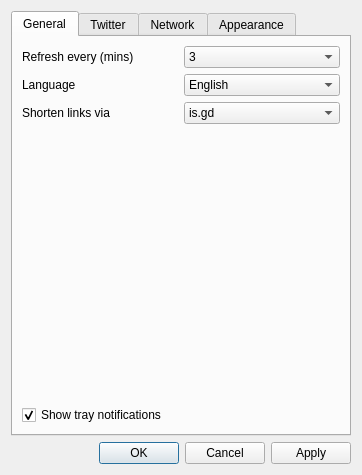
<?xml version="1.0" encoding="UTF-8"?>
<ui version="4.0">
 <class>Settings</class>
 <widget class="QDialog" name="Settings">
  <property name="geometry">
   <rect>
    <x>0</x>
    <y>0</y>
    <width>362</width>
    <height>475</height>
   </rect>
  </property>
  <property name="sizePolicy">
   <sizepolicy hsizetype="Expanding" vsizetype="Expanding">
    <horstretch>0</horstretch>
    <verstretch>0</verstretch>
   </sizepolicy>
  </property>
  <property name="minimumSize">
   <size>
    <width>350</width>
    <height>0</height>
   </size>
  </property>
  <property name="windowTitle">
   <string>Settings</string>
  </property>
  <layout class="QVBoxLayout" name="verticalLayout_6">
   <item>
    <widget class="QTabWidget" name="tabs">
     <property name="currentIndex">
      <number>0</number>
     </property>
     <property name="usesScrollButtons">
      <bool>false</bool>
     </property>
     <widget class="QWidget" name="generalTab">
      <attribute name="title">
       <string>General</string>
      </attribute>
      <layout class="QVBoxLayout" name="verticalLayout_3">
       <item>
        <layout class="QGridLayout" name="gridLayout_3">
         <item row="0" column="0">
          <widget class="QLabel" name="refreshLabel">
           <property name="text">
            <string>Refresh every (mins)</string>
           </property>
           <property name="buddy">
            <cstring>refreshCombo</cstring>
           </property>
          </widget>
         </item>
         <item row="0" column="1">
          <widget class="QComboBox" name="refreshCombo">
           <item>
            <property name="text">
             <string notr="true">3</string>
            </property>
           </item>
           <item>
            <property name="text">
             <string notr="true">5</string>
            </property>
           </item>
           <item>
            <property name="text">
             <string notr="true">10</string>
            </property>
           </item>
           <item>
            <property name="text">
             <string notr="true">15</string>
            </property>
           </item>
           <item>
            <property name="text">
             <string notr="true">30</string>
            </property>
           </item>
           <item>
            <property name="text">
             <string notr="true">45</string>
            </property>
           </item>
           <item>
            <property name="text">
             <string notr="true">60</string>
            </property>
           </item>
          </widget>
         </item>
         <item row="1" column="0">
          <widget class="QLabel" name="languageLabel">
           <property name="text">
            <string>Language</string>
           </property>
           <property name="buddy">
            <cstring>languageCombo</cstring>
           </property>
          </widget>
         </item>
         <item row="1" column="1">
          <widget class="QComboBox" name="languageCombo">
           <property name="currentIndex">
            <number>0</number>
           </property>
           <property name="insertPolicy">
            <enum>QComboBox::InsertAlphabetically</enum>
           </property>
           <item>
            <property name="text">
             <string>English</string>
            </property>
           </item>
          </widget>
         </item>
         <item row="2" column="0">
          <widget class="QLabel" name="shortenLabel">
           <property name="text">
            <string>Shorten links via</string>
           </property>
           <property name="buddy">
            <cstring>urlShortenerCombo</cstring>
           </property>
          </widget>
         </item>
         <item row="2" column="1">
          <widget class="QComboBox" name="urlShortenerCombo">
           <item>
            <property name="text">
             <string notr="true">is.gd</string>
            </property>
           </item>
           <item>
            <property name="text">
             <string notr="true">tr.im</string>
            </property>
           </item>
           <item>
            <property name="text">
             <string notr="true">MetaMark</string>
            </property>
           </item>
          </widget>
         </item>
        </layout>
       </item>
       <item>
        <spacer name="verticalSpacer_2">
         <property name="orientation">
          <enum>Qt::Vertical</enum>
         </property>
         <property name="sizeHint" stdset="0">
          <size>
           <width>20</width>
           <height>40</height>
          </size>
         </property>
        </spacer>
       </item>
       <item>
        <widget class="QCheckBox" name="notificationsBox">
         <property name="sizePolicy">
          <sizepolicy hsizetype="Expanding" vsizetype="Fixed">
           <horstretch>2</horstretch>
           <verstretch>0</verstretch>
          </sizepolicy>
         </property>
         <property name="text">
          <string>Show tray notifications</string>
         </property>
         <property name="checked">
          <bool>true</bool>
         </property>
        </widget>
       </item>
      </layout>
     </widget>
     <widget class="QWidget" name="twitterTab">
      <attribute name="title">
       <string>Twitter</string>
      </attribute>
      <layout class="QVBoxLayout" name="verticalLayout">
       <item>
        <layout class="QHBoxLayout" name="horizontalLayout_3">
         <item>
          <widget class="QTreeView" name="usersView">
           <property name="horizontalScrollBarPolicy">
            <enum>Qt::ScrollBarAsNeeded</enum>
           </property>
           <property name="selectionMode">
            <enum>QAbstractItemView::SingleSelection</enum>
           </property>
           <property name="selectionBehavior">
            <enum>QAbstractItemView::SelectRows</enum>
           </property>
           <property name="indentation">
            <number>0</number>
           </property>
           <property name="itemsExpandable">
            <bool>false</bool>
           </property>
           <property name="wordWrap">
            <bool>true</bool>
           </property>
           <property name="expandsOnDoubleClick">
            <bool>false</bool>
           </property>
          </widget>
         </item>
         <item>
          <layout class="QVBoxLayout" name="verticalLayout_4">
           <item>
            <widget class="QToolButton" name="addAccountButton">
             <property name="icon">
              <iconset resource="../res/resources.qrc">
               <normaloff>:/icons/add_48.png</normaloff>:/icons/add_48.png</iconset>
             </property>
            </widget>
           </item>
           <item>
            <widget class="QToolButton" name="deleteAccountButton">
             <property name="icon">
              <iconset resource="../res/resources.qrc">
               <normaloff>:/icons/cancel_48.png</normaloff>:/icons/cancel_48.png</iconset>
             </property>
            </widget>
           </item>
           <item>
            <spacer name="verticalSpacer_3">
             <property name="orientation">
              <enum>Qt::Vertical</enum>
             </property>
             <property name="sizeHint" stdset="0">
              <size>
               <width>20</width>
               <height>40</height>
              </size>
             </property>
            </spacer>
           </item>
          </layout>
         </item>
        </layout>
       </item>
       <item>
        <widget class="QGroupBox" name="accountGroupBox">
         <property name="enabled">
          <bool>true</bool>
         </property>
         <property name="title">
          <string>Account</string>
         </property>
         <layout class="QVBoxLayout" name="verticalLayout_5">
          <item>
           <widget class="QCheckBox" name="accountEnabledCheckBox">
            <property name="enabled">
             <bool>false</bool>
            </property>
            <property name="text">
             <string>Enabled</string>
            </property>
           </widget>
          </item>
          <item>
           <layout class="QGridLayout" name="gridLayout_4">
            <item row="0" column="0">
             <widget class="QLabel" name="accountLoginLabel">
              <property name="enabled">
               <bool>false</bool>
              </property>
              <property name="text">
               <string>Username</string>
              </property>
             </widget>
            </item>
            <item row="0" column="1">
             <widget class="QLineEdit" name="accountLoginEdit">
              <property name="enabled">
               <bool>false</bool>
              </property>
             </widget>
            </item>
            <item row="1" column="0">
             <widget class="QLabel" name="accountPasswordLabel">
              <property name="enabled">
               <bool>false</bool>
              </property>
              <property name="text">
               <string>Password</string>
              </property>
             </widget>
            </item>
            <item row="1" column="1">
             <widget class="QLineEdit" name="accountPasswordEdit">
              <property name="enabled">
               <bool>false</bool>
              </property>
              <property name="echoMode">
               <enum>QLineEdit::Password</enum>
              </property>
             </widget>
            </item>
           </layout>
          </item>
          <item>
           <widget class="QCheckBox" name="accountDMCheckBox">
            <property name="enabled">
             <bool>false</bool>
            </property>
            <property name="text">
             <string>download direct messages</string>
            </property>
           </widget>
          </item>
         </layout>
        </widget>
       </item>
       <item>
        <widget class="QCheckBox" name="publicTimelineCheckBox">
         <property name="text">
          <string>include public timeline</string>
         </property>
        </widget>
       </item>
      </layout>
     </widget>
     <widget class="QWidget" name="networkTab">
      <attribute name="title">
       <string>Network</string>
      </attribute>
      <layout class="QVBoxLayout" name="verticalLayout_2">
       <item>
        <widget class="QCheckBox" name="proxyBox">
         <property name="text">
          <string>Use HTTP &amp;proxy</string>
         </property>
        </widget>
       </item>
       <item>
        <layout class="QGridLayout" name="gridLayout">
         <item row="0" column="0">
          <widget class="QLabel" name="hostLabel">
           <property name="text">
            <string>Host:</string>
           </property>
           <property name="alignment">
            <set>Qt::AlignRight|Qt::AlignTrailing|Qt::AlignVCenter</set>
           </property>
          </widget>
         </item>
         <item row="0" column="1">
          <widget class="QLineEdit" name="hostEdit">
           <property name="enabled">
            <bool>false</bool>
           </property>
           <property name="text">
            <string/>
           </property>
          </widget>
         </item>
         <item row="1" column="0">
          <widget class="QLabel" name="portLabel">
           <property name="text">
            <string>Port:</string>
           </property>
           <property name="alignment">
            <set>Qt::AlignRight|Qt::AlignTrailing|Qt::AlignVCenter</set>
           </property>
          </widget>
         </item>
         <item row="1" column="1">
          <widget class="QLineEdit" name="portEdit">
           <property name="enabled">
            <bool>false</bool>
           </property>
           <property name="sizePolicy">
            <sizepolicy hsizetype="Expanding" vsizetype="Fixed">
             <horstretch>0</horstretch>
             <verstretch>0</verstretch>
            </sizepolicy>
           </property>
           <property name="text">
            <string/>
           </property>
          </widget>
         </item>
        </layout>
       </item>
       <item>
        <spacer name="verticalSpacer">
         <property name="orientation">
          <enum>Qt::Vertical</enum>
         </property>
         <property name="sizeHint" stdset="0">
          <size>
           <width>20</width>
           <height>100</height>
          </size>
         </property>
        </spacer>
       </item>
      </layout>
     </widget>
     <widget class="QWidget" name="appearanceTab">
      <attribute name="title">
       <string>Appearance</string>
      </attribute>
      <layout class="QFormLayout" name="formLayout_2">
       <property name="fieldGrowthPolicy">
        <enum>QFormLayout::FieldsStayAtSizeHint</enum>
       </property>
       <item row="0" column="0">
        <widget class="QLabel" name="tweetCountLabel">
         <property name="text">
          <string>Tweet count:</string>
         </property>
        </widget>
       </item>
       <item row="0" column="1">
        <widget class="QSpinBox" name="tweetCountBox">
         <property name="maximumSize">
          <size>
           <width>63</width>
           <height>16777215</height>
          </size>
         </property>
         <property name="accelerated">
          <bool>true</bool>
         </property>
         <property name="minimum">
          <number>1</number>
         </property>
         <property name="maximum">
          <number>100</number>
         </property>
        </widget>
       </item>
       <item row="1" column="0">
        <widget class="QLabel" name="colorLabel">
         <property name="text">
          <string>Color scheme:</string>
         </property>
        </widget>
       </item>
       <item row="1" column="1">
        <widget class="QComboBox" name="colorBox">
         <property name="currentIndex">
          <number>-1</number>
         </property>
        </widget>
       </item>
      </layout>
     </widget>
    </widget>
   </item>
   <item>
    <widget class="QDialogButtonBox" name="buttonBox">
     <property name="orientation">
      <enum>Qt::Horizontal</enum>
     </property>
     <property name="standardButtons">
      <set>QDialogButtonBox::Apply|QDialogButtonBox::Cancel|QDialogButtonBox::Ok</set>
     </property>
     <property name="centerButtons">
      <bool>false</bool>
     </property>
    </widget>
   </item>
  </layout>
 </widget>
 <tabstops>
  <tabstop>buttonBox</tabstop>
  <tabstop>refreshCombo</tabstop>
  <tabstop>languageCombo</tabstop>
  <tabstop>urlShortenerCombo</tabstop>
  <tabstop>notificationsBox</tabstop>
  <tabstop>usersView</tabstop>
  <tabstop>addAccountButton</tabstop>
  <tabstop>deleteAccountButton</tabstop>
  <tabstop>accountEnabledCheckBox</tabstop>
  <tabstop>accountLoginEdit</tabstop>
  <tabstop>accountPasswordEdit</tabstop>
  <tabstop>publicTimelineCheckBox</tabstop>
  <tabstop>proxyBox</tabstop>
  <tabstop>hostEdit</tabstop>
  <tabstop>portEdit</tabstop>
  <tabstop>tweetCountBox</tabstop>
  <tabstop>colorBox</tabstop>
 </tabstops>
 <resources>
  <include location="../res/resources.qrc"/>
 </resources>
 <connections>
  <connection>
   <sender>buttonBox</sender>
   <signal>accepted()</signal>
   <receiver>Settings</receiver>
   <slot>accept()</slot>
   <hints>
    <hint type="sourcelabel">
     <x>263</x>
     <y>328</y>
    </hint>
    <hint type="destinationlabel">
     <x>157</x>
     <y>180</y>
    </hint>
   </hints>
  </connection>
  <connection>
   <sender>buttonBox</sender>
   <signal>rejected()</signal>
   <receiver>Settings</receiver>
   <slot>reject()</slot>
   <hints>
    <hint type="sourcelabel">
     <x>302</x>
     <y>328</y>
    </hint>
    <hint type="destinationlabel">
     <x>286</x>
     <y>180</y>
    </hint>
   </hints>
  </connection>
  <connection>
   <sender>proxyBox</sender>
   <signal>clicked(bool)</signal>
   <receiver>hostEdit</receiver>
   <slot>setEnabled(bool)</slot>
   <hints>
    <hint type="sourcelabel">
     <x>35</x>
     <y>44</y>
    </hint>
    <hint type="destinationlabel">
     <x>85</x>
     <y>71</y>
    </hint>
   </hints>
  </connection>
  <connection>
   <sender>proxyBox</sender>
   <signal>clicked(bool)</signal>
   <receiver>portEdit</receiver>
   <slot>setEnabled(bool)</slot>
   <hints>
    <hint type="sourcelabel">
     <x>35</x>
     <y>44</y>
    </hint>
    <hint type="destinationlabel">
     <x>121</x>
     <y>103</y>
    </hint>
   </hints>
  </connection>
 </connections>
</ui>
